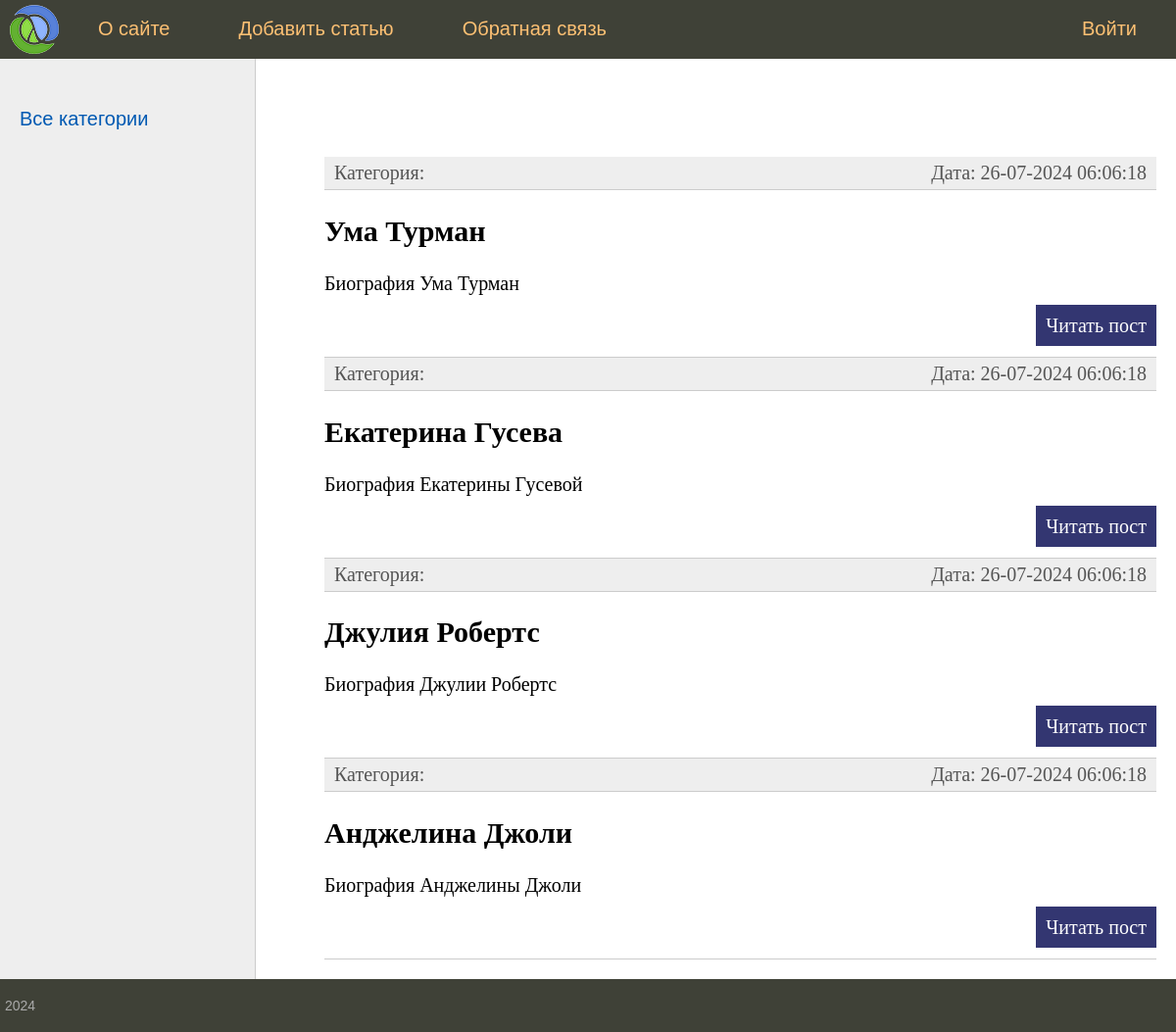
The app's page /, older data.
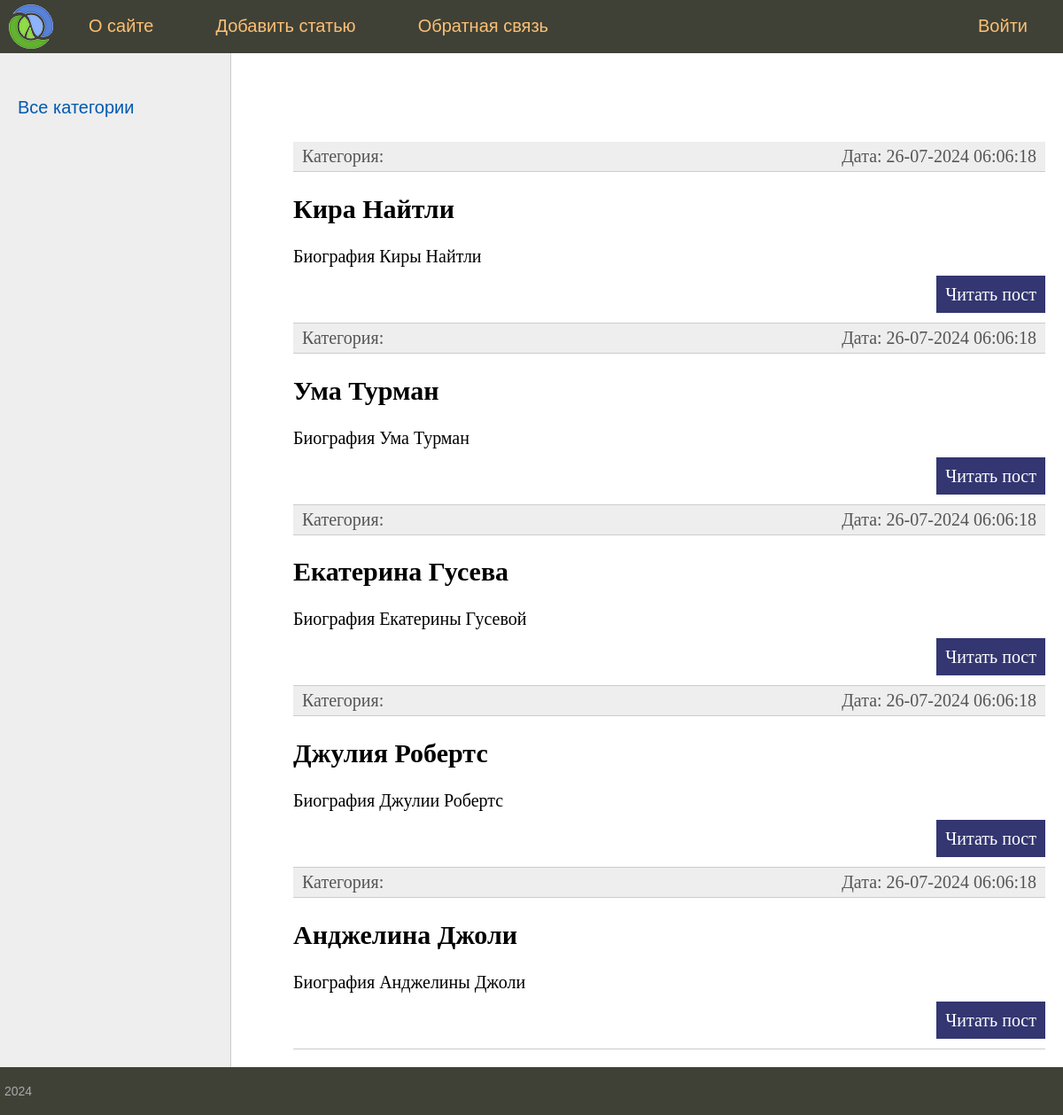
The same page, newer data.
### women/models.py (models this page shows, shortened)
class Women(models.Model):
    class Status(models.IntegerChoices):
        DRAFT = 0, 'Черновик'
        PUBLISHED = 1, 'Опубликовано'
    title = models.CharField(max_length=255)
    slug = models.SlugField(max_length=255, db_index=True, unique=True)
    content = models.TextField(blank=True)
    time_create = models.DateTimeField(auto_now_add=True)
    time_update = models.DateTimeField(auto_now=True)
    is_published = models.BooleanField(choices=Status.choices, default=Status.DRAFT)
    cat = models.ForeignKey('Category', on_delete=models.PROTECT, related_name='posts')
    tags = models.ManyToManyField('TagPost', blank=True, related_name='tags')
    objects = models.Manager()
    published = PublishedModel()
    class Meta:
        ordering = ['-time_create']
        indexes = [
            models.Index(fields=['-time_create']),
        ]
    def get_absolute_url(self):
        return reverse('post', kwargs={'post_slug': self.slug})

### women/views.py (the view)
# urls.py: path('', views.index, name='home'),  # http://127.0.0.1:8000
def index(request):
    posts = Women.published.all()
    data = {
        'title': 'Главная страница',
        'menu': menu,
        'posts': posts,
        'cat_selected': 0,
    }
    return render(request, 'women/index.html', context=data)

### women/models.py (called while the page is built)
    def get_queryset(self):
        return super().get_queryset().filter(is_published=Women.Status.PUBLISHED)

### women/templatetags/women_tags.py (called while the page is built)
@register.inclusion_tag('women/list_categories.html')
def show_categories(cat_selected_id=0):
    cats = Category.objects.all()
    return {'cats': cats, 'cat_selected': cat_selected_id}

@register.inclusion_tag('women/list_tags.html')
def show_all_tags():
    return {"tags": TagPost.objects.all()}

### women/templates/women/index.html (shortened to what this page needs)
{% extends 'base.html' %}
{% block content %}
<ul class="list-articles">
	{% for p in posts %}
	<li><div class="article-panel">
         <p class="first">Категория: {{p.cat}}</p>
         <p class="last">Дата: {{p.time_update|date:"d-m-Y H:i:s"}}</p>
	</div>
	<li><h2>{{p.title}}</h2>
    {% autoescape off %}
	{{p.content|linebreaks|truncatewords:40}}
    {% endautoescape %}
			<p class="link-read-post"><a href="{{ p.get_absolute_url }}">Читать пост</a></p>
			</li>
	{% endfor %}
</ul>
{% endblock %}

Row changes from the older to the newer data that the page shows:
now on this page (row edited): Women: time_update "26-07-2024 06:06:18", title "Кира Найтли", content "Биография Киры Найтли"
